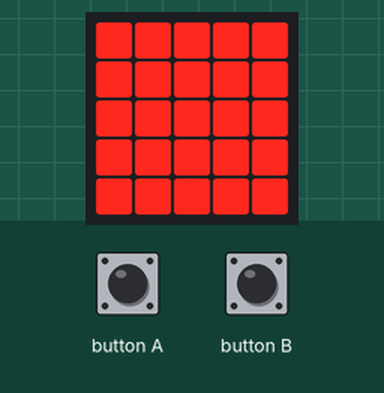
Simulated run of this program. Board: BBC micro:bit running MicroPython. Parts: the board's 5×5 LED display. The test bench sets the inputs (shaded band).

Above: at 1.2 s.
1.3 s: button A pressed for 3.2 s
At 1.63 s:
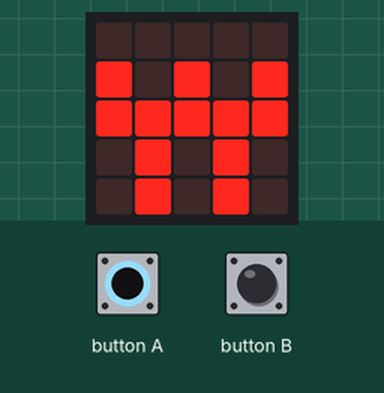
5.1 s: button B pressed for 3.2 s
At 5.4 s:
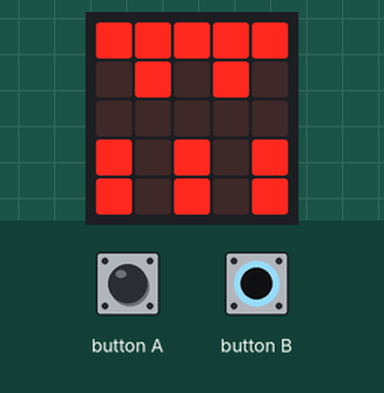
8.9 s: button A pressed for 0.15 s
At 9.17 s:
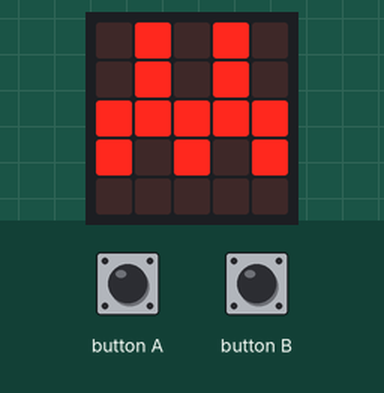
9.6 s: button B pressed for 3.2 s
At 10.17 s:
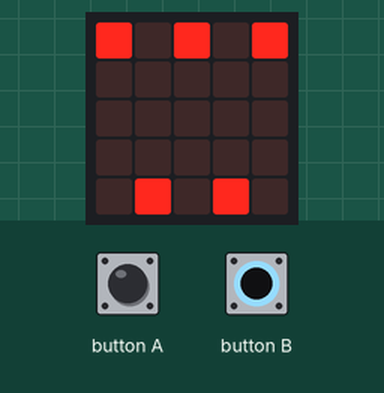
13.4 s: button A pressed for 3.2 s
At 13.94 s:
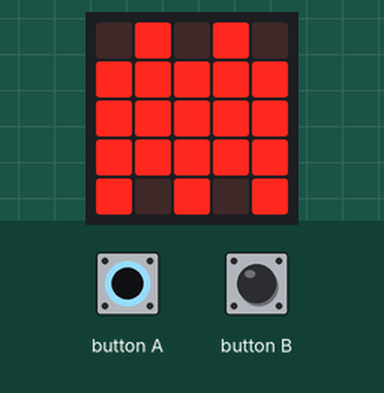
17.2 s: button B pressed for 3.2 s
At 17.71 s:
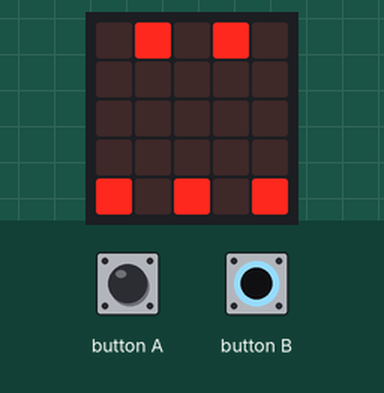

The program:

vertical.py
```python
# Import required modules and methods
from microbit import display, button_a, button_b, sleep

# Define constants
MAX_ROWS=4

# Set up defaults
reverse = False

#Define our reusable scan function
def scan(level, pause=500):
    # Mark reverse as global so we can update it from this method
    global reverse

    # Loop through the various rows of our square. As we're going diagonally we need to loop
    # 9 times.
    for i in range(0, 5):

        # Start looping over the pixel grid
        for x in range(0, 5):

            # if we press a button reverse the direction
            if button_a.is_pressed() or button_b.is_pressed():
                reverse = False if reverse else True

            for y in range(0, i+1):

                # If the pixel we're trying to set wouldn't be on the grid
                # then don't try and set it
                if x <= MAX_ROWS and y <= MAX_ROWS:
                    x_coord = MAX_ROWS - x if reverse else x
                    y_coord = MAX_ROWS - y if reverse else y

                    display.set_pixel(x_coord, y_coord, level)

        i+=1
        sleep(pause)

while True:

    # turn the lights on
    scan(9,250)

    # turn the lights off
    scan(0,250)
```

Measured:
- after the input at 1.3 s, the display: changes after 0.21 s (image 1)
- after the input at 5.1 s, the display: changes after 0.18 s (image 2)
- after the input at 8.9 s, the display: changes after 0.15 s (image 3)
- after the input at 9.6 s, the display: changes after 0.45 s (image 4)
- after the input at 13.4 s, the display: first differs from a run without the input after 0.42 s (image 5)
- after the input at 17.2 s, the display: changes after 0.39 s (image 6)
